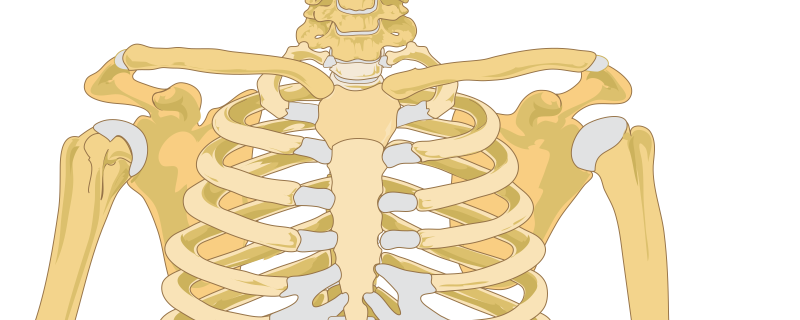
#> input picture build/source/skeleton_upper_chest.png, 1600 x 640 px (shown at 1/2 size)
$ python annotate_subclavian.py
#> lines starting #> are read from the running program, lines starting #| are printed output that depends on the picture
"""Builds the two-panel subclavian venipuncture figure:

  images/subclavian_deep.webp     skeleton + subclavian artery/vein, IJ, brachiocephalic v., needle path
  images/subclavian_surface.webp  skin surface with notch, clavicle thirds, entry point, aiming arrow

Bases (both public domain):
  source/skeleton_upper_chest.png  Mikael Häggström after Mariana Ruiz Villarreal,
      https://commons.wikimedia.org/wiki/File:Human_skeleton_front_-_no_labels.svg
      (rendered at w=2600, cropped to (500, 760, 2100, 1400))
  source/gray1219_torso.png        Gray's Anatomy (1918) fig. 1219,
      https://commons.wikimedia.org/wiki/File:Gray1219.png

Vessel paths are schematic, drawn in the frontal projection: the vein runs just
below/behind the clavicle across the first rib; the artery arches higher and
behind it (separated by anterior scalene) before passing under the clavicle.
"""
import math
from pathlib import Path
from PIL import Image, ImageDraw, ImageFont, ImageFilter

HERE = Path(__file__).parent
S = 2  # supersample factor

INK = (17, 27, 25)
TEAL = (12, 107, 96)
AMBER = (168, 91, 8)
STEEL = (96, 106, 112)
VEIN = (46, 104, 196)
ARTERY = (196, 44, 52)


def font(size, bold=False):
    name = 'segoeuib.ttf' if bold else 'segoeui.ttf'
    return ImageFont.truetype(f'C:/Windows/Fonts/{name}', int(size * S))


class Canvas:
    def __init__(self, base, scale=1):
        """`scale` maps base-image pixels to canvas coordinates before supersampling."""
        self.k = scale * S
        self.img = base.resize((round(base.width * self.k), round(base.height * self.k)), Image.LANCZOS).convert('RGBA')
        self.d = ImageDraw.Draw(self.img)

    def P(self, x, y):
        return (x * self.k, y * self.k)

    def px(self, v):
        return max(1, round(v * S))

    def overlay_path(self, pts, color, width, alpha=150, outline=None):
        """Smooth translucent tube along a polyline (Catmull-Rom sampled)."""
        layer = Image.new('RGBA', self.img.size, (0, 0, 0, 0))
        ld = ImageDraw.Draw(layer)
        sm = catmull(pts)
        xy = [self.P(*p) for p in sm]
        w = self.px(width)
        if outline:
            ld.line(xy, fill=outline + (220,), width=w + self.px(3), joint='curve')
            for p in (xy[0], xy[-1]):
                r = (w + self.px(3)) / 2
                ld.ellipse([p[0] - r, p[1] - r, p[0] + r, p[1] + r], fill=outline + (220,))
        ld.line(xy, fill=color + (alpha,), width=w, joint='curve')
        for p in (xy[0], xy[-1]):
            r = w / 2
            ld.ellipse([p[0] - r, p[1] - r, p[0] + r, p[1] + r], fill=color + (alpha,))
        self.img.alpha_composite(layer)
        self.d = ImageDraw.Draw(self.img)

    def label(self, xy, lines, f, fill, pad=5, anchor='l'):
        d = self.d
        lh = f.size * 1.28
        w = max(d.textlength(t, font=f) for t in lines)
        x, y = self.P(*xy)
        if anchor == 'r':
            x -= w
        elif anchor == 'c':
            x -= w / 2
        d.rounded_rectangle([x - pad * S, y - pad * S * .4, x + w + pad * S, y + lh * len(lines) + pad * S * .5],
                            radius=5 * S, fill=(255, 255, 255, 235))
        for i, t in enumerate(lines):
            d.text((x, y + i * lh), t, font=f, fill=fill)

    def leader(self, a, b, color, width=1.6):
        self.d.line([self.P(*a), self.P(*b)], fill=color, width=self.px(width))

    def ring(self, c, r, color, width=3, dot=True):
        x, y = c
        self.d.ellipse([self.P(x - r, y - r), self.P(x + r, y + r)], outline=color, width=self.px(width))
        if dot:
            self.d.ellipse([self.P(x - r * .25, y - r * .25), self.P(x + r * .25, y + r * .25)], fill=color)

    def dashed_arrow(self, a, b, color, width=2.6, seg=10, gap=7, head=13, trim_end=0):
        ux, uy = b[0] - a[0], b[1] - a[1]
        L = math.hypot(ux, uy); ux, uy = ux / L, uy / L
        end = (b[0] - trim_end * ux, b[1] - trim_end * uy)
        total = L - trim_end - head * .6
        t = 0.0
        while t < total:
            e = min(t + seg, total)
            self.d.line([self.P(a[0] + ux * t, a[1] + uy * t), self.P(a[0] + ux * e, a[1] + uy * e)],
                        fill=color, width=self.px(width))
            t += seg + gap
        pxv, pyv = -uy, ux
        self.d.polygon([self.P(*end),
                        self.P(end[0] - head * ux + head * .55 * pxv, end[1] - head * uy + head * .55 * pyv),
                        self.P(end[0] - head * ux - head * .55 * pxv, end[1] - head * uy - head * .55 * pyv)],
                       fill=color)

    def syringe(self, tip, toward, needle=80, barrel=92, bw=12, plunger=26):
        ux, uy = toward[0] - tip[0], toward[1] - tip[1]
        L = math.hypot(ux, uy); ux, uy = ux / L, uy / L
        pxv, pyv = -uy, ux
        hub = (tip[0] - needle * ux, tip[1] - needle * uy)
        P = self.P
        self.d.line([P(*hub), P(*tip)], fill=STEEL, width=self.px(2.6))
        self.d.polygon([P(*tip), P(tip[0] - 8 * ux + 1.8 * pxv, tip[1] - 8 * uy + 1.8 * pyv),
                        P(tip[0] - 8 * ux - 1.8 * pxv, tip[1] - 8 * uy - 1.8 * pyv)], fill=INK)
        h1 = (hub[0] - 13 * ux, hub[1] - 13 * uy)
        hw = 6
        self.d.polygon([P(hub[0] + hw * .6 * pxv, hub[1] + hw * .6 * pyv), P(hub[0] - hw * .6 * pxv, hub[1] - hw * .6 * pyv),
                        P(h1[0] - hw * pxv, h1[1] - hw * pyv), P(h1[0] + hw * pxv, h1[1] + hw * pyv)], fill=(40, 120, 180))
        b1 = (h1[0] - barrel * ux, h1[1] - barrel * uy)
        self.d.polygon([P(h1[0] + bw * pxv, h1[1] + bw * pyv), P(h1[0] - bw * pxv, h1[1] - bw * pyv),
                        P(b1[0] - bw * pxv, b1[1] - bw * pyv), P(b1[0] + bw * pxv, b1[1] + bw * pyv)],
                       fill=(236, 242, 246), outline=STEEL, width=self.px(1.6))
        for k in range(1, 5):
            m = (h1[0] - 18 * k * ux, h1[1] - 18 * k * uy)
            self.d.line([P(m[0] + bw * pxv, m[1] + bw * pyv), P(m[0] + (bw - 6) * pxv, m[1] + (bw - 6) * pyv)],
                        fill=STEEL, width=self.px(1))
        p1 = (b1[0] - plunger * ux, b1[1] - plunger * uy)
        self.d.line([P(*b1), P(*p1)], fill=STEEL, width=self.px(3.4))
        self.d.line([P(p1[0] + 10 * pxv, p1[1] + 10 * pyv), P(p1[0] - 10 * pxv, p1[1] - 10 * pyv)],
                    fill=STEEL, width=self.px(4))

    def thirds_bar(self, lat, med, y, lf, color=INK, drop_to=None):
        j = (med[0] + (lat[0] - med[0]) / 3, med[1] + (lat[1] - med[1]) / 3)
        for x in (lat[0], j[0], med[0]):
            self.leader((x, y - 7), (x, y + 7), color, 2.6)
        self.leader((lat[0], y), (med[0], y), color, 1.8)
        for (x, yy) in (lat, med):
            self.leader((x, y + 7), (x, yy - 8), (150, 150, 150), 1)
        if drop_to is not None:
            self.leader((j[0], y + 7), (j[0], drop_to), AMBER, 1.8)
        f = lf
        cx1, cx2 = (lat[0] + j[0]) / 2, (j[0] + med[0]) / 2
        for cx, t in ((cx1, 'Lateral ⅔'), (cx2, 'Medial ⅓')):
            w = self.d.textlength(t, font=f) / self.k
            self.d.text(self.P(cx - w / 2, y - 26), t, font=f, fill=color)
        return j

    def finish(self, box, out_name, max_w):
        k = self.k
        out = self.img.crop(tuple(round(v * k) for v in box)).convert('RGB')
        out = out.resize((round(out.width / S), round(out.height / S)), Image.LANCZOS)
        out.thumbnail((max_w, max_w), Image.LANCZOS)
        out.save(HERE / 'images' / f'{out_name}.webp', 'WEBP', quality=84, method=6)
        out.save(HERE / 'source' / f'{out_name}_preview.png')
        print(out_name, out.size)


def catmull(pts, n=14):
    if len(pts) < 3:
        return pts
    P = [pts[0]] + list(pts) + [pts[-1]]
    out = []
    for i in range(1, len(P) - 2):
        p0, p1, p2, p3 = P[i - 1], P[i], P[i + 1], P[i + 2]
        for s in range(n):
            t = s / n
            t2, t3 = t * t, t * t * t
            out.append(tuple(0.5 * ((2 * p1[j]) + (-p0[j] + p2[j]) * t + (2 * p0[j] - 5 * p1[j] + 4 * p2[j] - p3[j]) * t2
                                    + (-p0[j] + 3 * p1[j] - 3 * p2[j] + p3[j]) * t3) for j in (0, 1)))
    out.append(pts[-1])
    return out


# ------------------------------------------------------------------ deep panel
def deep_panel():
    base = Image.open(HERE / 'source' / 'skeleton_upper_chest.png').convert('RGB')
#> base is the input picture: PIL image 1600x640 RGB; mean R, G, B 242.2, 229.2, 200.2
    c = Canvas(base)
    lat_end, med_end = (250, 112), (662, 182)
    notch = (713, 181)
    # first rib lateral border ~ (455, 210); SC joint ~ (650, 200)

    # artery first (it is posterior), then vein on top
    bif = (656, 206)                      # brachiocephalic trunk bifurcation, behind right SC joint
    carotid = [bif, (640, 160), (626, 110), (616, 70)]
    subcl_a = [bif, (640, 178), (610, 150), (570, 138), (520, 140), (470, 150), (420, 164), (360, 177), (238, 188)]
    brachio_trunk = [(706, 334), (692, 284), (672, 232), bif]
    c.overlay_path(brachio_trunk, ARTERY, 11, alpha=120, outline=(120, 20, 28))
#> in overlay_path, `layer = Image.new('RGBA', self.img.size, (0, 0, 0, 0))`: layer: PIL image 3200x1280 RGBA; every value is 0
#> the loop in overlay_path, `for p in (xy[0], xy[-1]):` made 2 passes
#> (p, r) on passes 1 to 2: ((1412, 668), 14), ((1312, 412), 14)
#> the loop in overlay_path, `for p in (xy[0], xy[-1]):` made 2 passes
#> (p, r) on passes 1 to 2: ((1412, 668), 11), ((1312, 412), 11)
#> in overlay_path, `self.img.alpha_composite(layer)`:
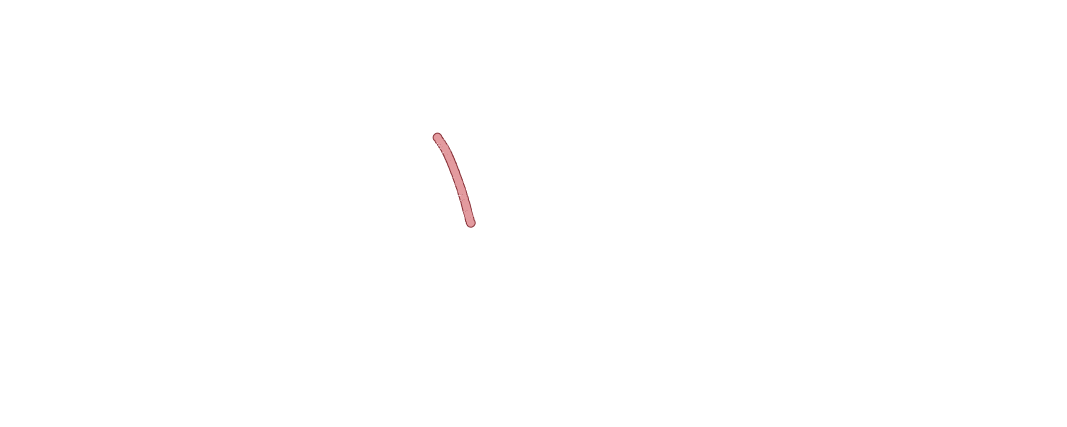
#> layer: PIL image 3200x1280 RGBA (shown at 1/3 size); mean R, G, B, A 0.4, 0.1, 0.1, 0.3; transparent parts drawn white
#> in overlay_path, `self.img.alpha_composite(layer)`:
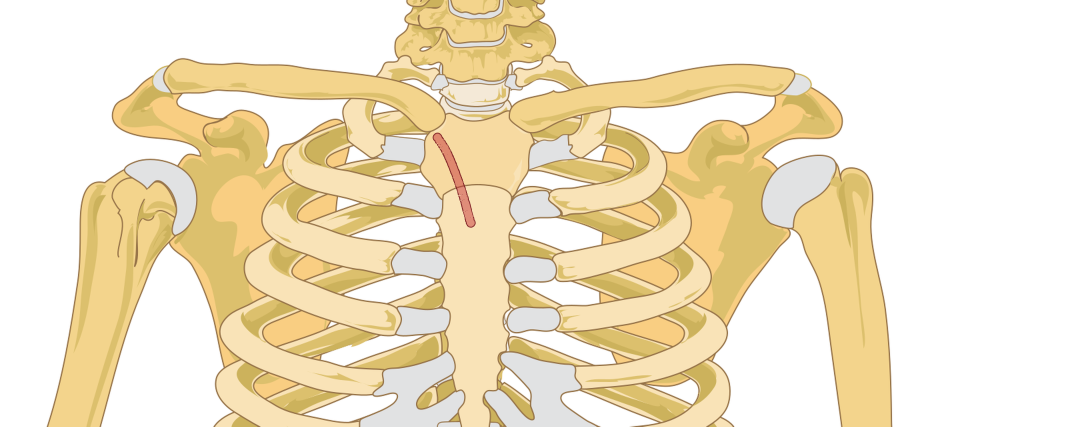
#> self.img: PIL image 3200x1280 RGBA (shown at 1/3 size); mean R, G, B, A 242.1, 229, 200, 255
    c.overlay_path(carotid, ARTERY, 9, alpha=120, outline=(120, 20, 28))
#> the loop in overlay_path (call 2), `for p in (xy[0], xy[-1]):` made 2 passes
#> (p, r) on passes 1 to 2: ((1312, 412), 12), ((1232, 140), 12)
#> the loop in overlay_path (call 2), `for p in (xy[0], xy[-1]):` made 2 passes
#> (p, r) on passes 1 to 2: ((1312, 412), 9), ((1232, 140), 9)
    c.overlay_path(subcl_a, ARTERY, 10, alpha=150, outline=(120, 20, 28))

    conf = (644, 212)                     # IJ + subclavian -> brachiocephalic v., behind SC joint
    ij = [(590, 70), (596, 120), (612, 170), (632, 198), conf]
    subcl_v = [(238, 206), (330, 192), (400, 176), (470, 164), (523, 160), (575, 170), (615, 192), conf]
    brachio_v = [conf, (650, 260), (656, 334)]
    c.overlay_path(ij, VEIN, 13, alpha=150, outline=(20, 52, 120))
    c.overlay_path(brachio_v, VEIN, 15, alpha=150, outline=(20, 52, 120))
    c.overlay_path(subcl_v, VEIN, 14, alpha=165, outline=(20, 52, 120))

    f_dim = font(15, bold=True)
    j = c.thirds_bar(lat_end, med_end, 50, f_dim, drop_to=142)
#> the loop in thirds_bar, `for cx, t in ((cx1, 'Lateral ⅔'), (cx2, 'Medial ⅓')):` made 2 passes
#> w on passes 1 to 2: 71.49, 68.52
#> j = (524.7, 158.7)
    c.ring((j[0], 150), 7, AMBER, 2.6, dot=False)
    entry = (j[0], 178)
#> entry = (524.7, 178)

    c.ring(notch, 11, TEAL, 3.4)
    c.dashed_arrow((entry[0] + 22, entry[1] + .2), notch, TEAL, trim_end=16)
#> after the loop in dashed_arrow, `while t < total:`: t = 153
    c.syringe((entry[0] + 22, entry[1]), notch)
    c.d.ellipse([c.P(entry[0] - 4, entry[1] - 4), c.P(entry[0] + 4, entry[1] + 4)], fill=AMBER)

    fl = font(14, bold=True)
    c.label((760, 118), ['Sternal notch'], fl, TEAL)
#> in label, `w = max(d.textlength(t, font=f) for t in lines)`: w = 187.6
    c.leader((722, 172), (770, 138), TEAL)
    c.label((244, 212), ['Subclavian vein'], fl, VEIN)
    c.label((244, 148), ['Subclavian artery'], fl, ARTERY)
    c.leader((300, 166), (306, 180), ARTERY)
    c.label((556, 84), ['Internal', 'jugular v.'], font(13, bold=True), VEIN, anchor='r')
    c.leader((558, 100), (594, 104), VEIN)
    c.label((714, 300), ['Brachiocephalic v.'], font(13, bold=True), VEIN)
    c.leader((716, 308), (656, 310), VEIN)
    c.label((718, 226), ['Brachiocephalic trunk'], font(12.5, bold=True), ARTERY)
    c.leader((720, 236), (684, 262), ARTERY)
    c.label((452, 272), ['1st rib'], font(13), STEEL)
    c.leader((468, 270), (470, 232), STEEL, 1.2)
    c.label((246, 324), ["Deep: patient's right, vessels schematic"], font(12.5), STEEL, pad=4)
    c.finish((230, 6, 900, 346), 'subclavian_deep', 760)
#> in finish, `out = self.img.crop(tuple(round(v * k) for v in box)).convert('RGB')`:
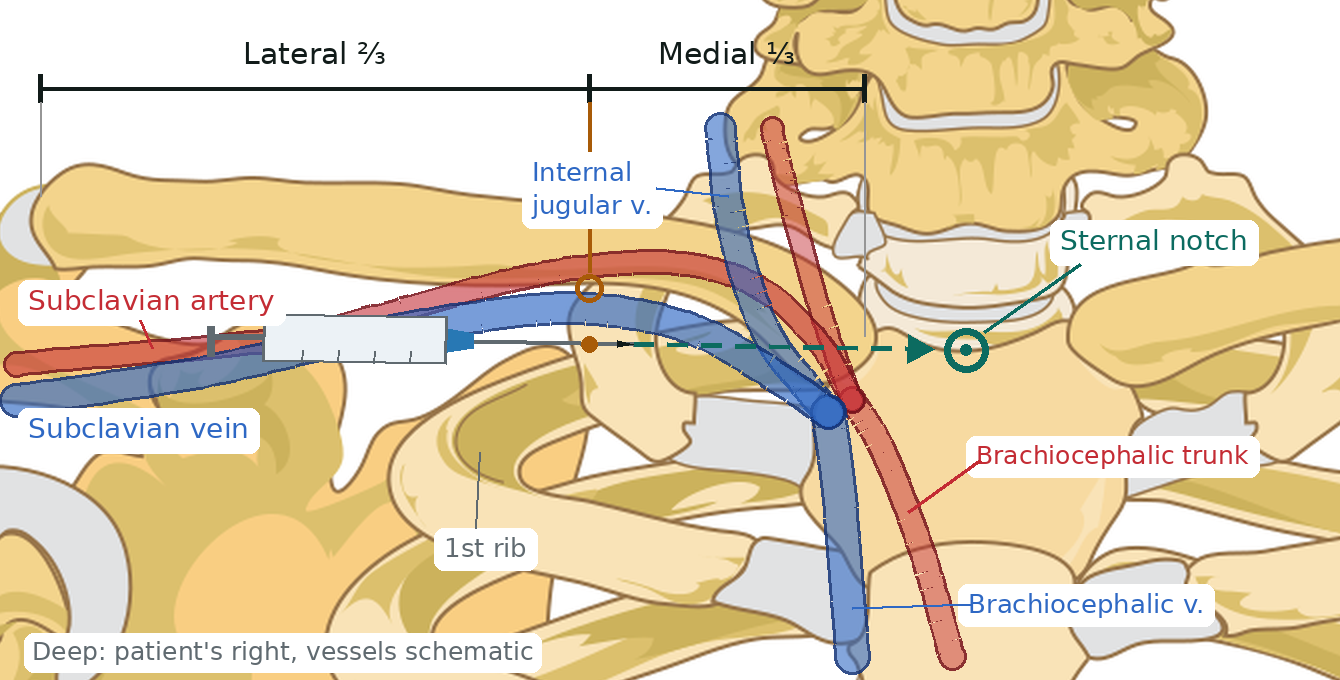
#> out: PIL image 1340x680 RGB; mean R, G, B 226.6, 210, 178.6
#> in finish, `out = out.resize((round(out.width / S), round(out.height / S)), Image...`:
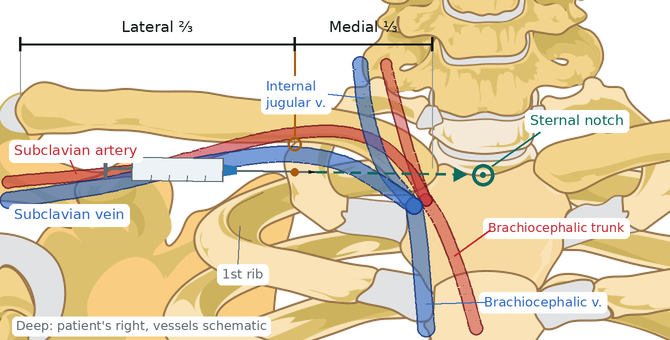
#> out: PIL image 670x340 RGB; mean R, G, B 226.4, 209.8, 178.4
#| subclavian_deep (670, 340)


# --------------------------------------------------------------- surface panel
def surface_panel():
    base = Image.open(HERE / 'source' / 'gray1219_torso.png').convert('RGB')
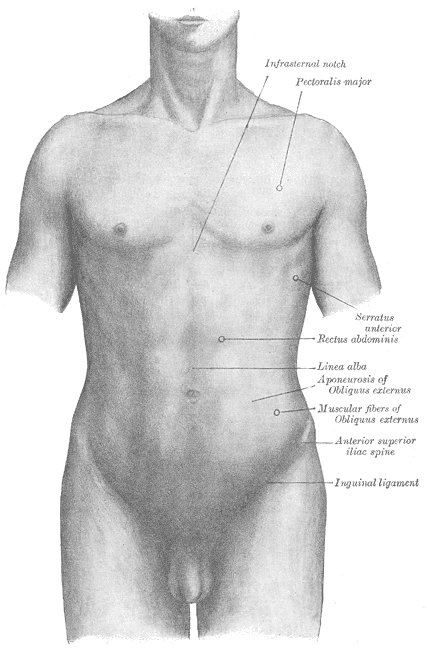
#> input picture build/source/gray1219_torso.png, 428 x 650 px
#> base: PIL image 428x650 RGB
    # erase Gray's original "Infrasternal notch" leader line where it crosses the crop
    px = base.load()
    x0, y0, x1, y1 = 266, 75, 193, 250
    for s in range(0, 400):
        t = s / 399
        x, y = x0 + (x1 - x0) * t, y0 + (y1 - y0) * t
        for dx in (-2, -1, 0, 1, 2):
            xi, yi = int(round(x + dx)), int(round(y))
            if 0 <= xi < base.width and 0 <= yi < base.height:
                px[xi, yi] = px[min(base.width - 1, xi + 5), yi]
    c = Canvas(base, scale=3.4)

    notch = (191, 128)
    lat_end, med_end = (64, 120), (180, 128)
    j = (med_end[0] + (lat_end[0] - med_end[0]) / 3, med_end[1] + (lat_end[1] - med_end[1]) / 3)
    entry = (j[0], j[1] + 12)   # ~1.5 cm below at this plate's scale (~8 px/cm)

    # clavicle course (dashed) along the subtle ridge under the shoulder contour
    clav = catmull([lat_end, (95, 121), (130, 124), (160, 126), med_end])
    for i in range(0, len(clav) - 1, 2):
        c.d.line([c.P(*clav[i]), c.P(*clav[i + 1])], fill=STEEL + (230,), width=c.px(2.4))

    # thirds bar above the shoulder
    f_dim = font(14, bold=True)
    bar_y = 104
    for x in (lat_end[0], j[0], med_end[0]):
        c.leader((x, bar_y - 2), (x, bar_y + 2), INK, 2.6)
    c.leader((lat_end[0], bar_y), (med_end[0], bar_y), INK, 1.8)
    c.leader((j[0], bar_y + 2), (j[0], j[1] - 2), AMBER, 1.6)
    for cx, t in (((lat_end[0] + j[0]) / 2, 'Lateral ⅔'), ((j[0] + med_end[0]) / 2, 'Medial ⅓')):
        c.label((cx, bar_y - 9.5), [t], f_dim, INK, pad=3, anchor='c')
#> this loop made 2 passes
#> (w in label, x in label) on passes 1 to 2: (133.5, 631.4), (127.9, 1028.6)

    c.ring(notch, 3.6, TEAL, 3)
    c.dashed_arrow((entry[0] + 7, entry[1] - .5), notch, TEAL, width=2.4, seg=3, gap=2, head=4.2, trim_end=4.6)
    # entry mark: an X
    e = entry; r = 2.6
    c.d.line([c.P(e[0] - r, e[1] - r), c.P(e[0] + r, e[1] + r)], fill=AMBER, width=c.px(3.4))
    c.d.line([c.P(e[0] - r, e[1] + r), c.P(e[0] + r, e[1] - r)], fill=AMBER, width=c.px(3.4))

    fl = font(14, bold=True)
    c.label((200, 112), ['Sternal notch'], fl, TEAL)
    c.leader((194, 125), (203, 118), TEAL)
    c.label((56, 150), ['Entry: 1–2 cm below the clavicle', 'at the medial ⅓ / lateral ⅔ point'], fl, AMBER)
    c.leader((entry[0] - 3, entry[1] + 3), (entry[0] - 8, 150), AMBER)
    c.label((56, 126), ['Clavicle'], font(13), STEEL, pad=3)
    c.label((158, 139), ['Aim at the notch'], font(13.5, bold=True), TEAL)
    c.label((56, 186), ["Surface: patient's right"], font(12.5), STEEL, pad=3)
    c.finish((44, 92, 252, 196), 'subclavian_surface', 760)
#> call 2 of finish, with box = (44, 92, 252, 196), out_name = 'subclavian_surface', max_w = 760
#> in finish (call 2), `out = self.img.crop(tuple(round(v * k) for v in box)).convert('RGB')`:
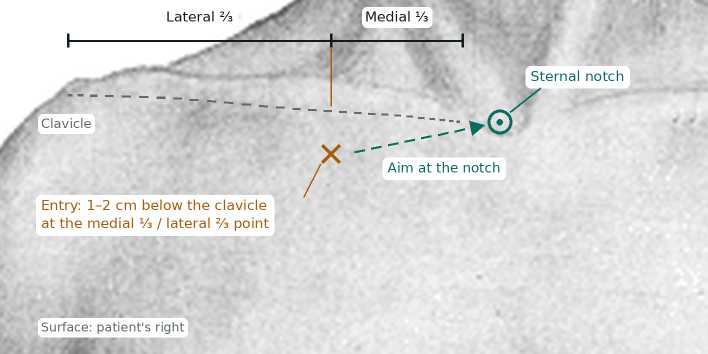
#> out: PIL image 1415x707 RGB (shown at 1/2 size); mean R, G, B 217.2, 217.2, 216.7
#> in finish (call 2), `out = out.resize((round(out.width / S), round(out.height / S)), Image...`:
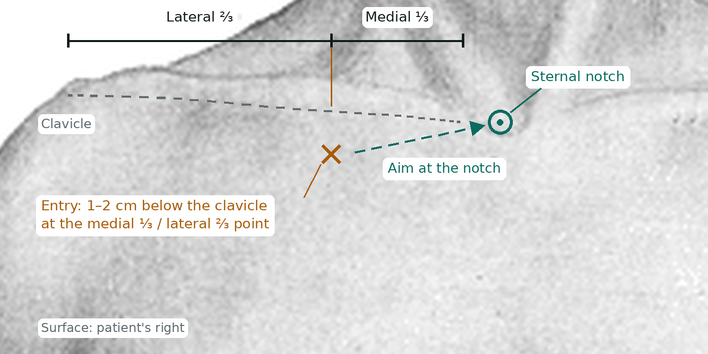
#> out: PIL image 708x354 RGB; mean R, G, B 217, 217.1, 216.6
#| subclavian_surface (708, 354)


deep_panel()
surface_panel()
